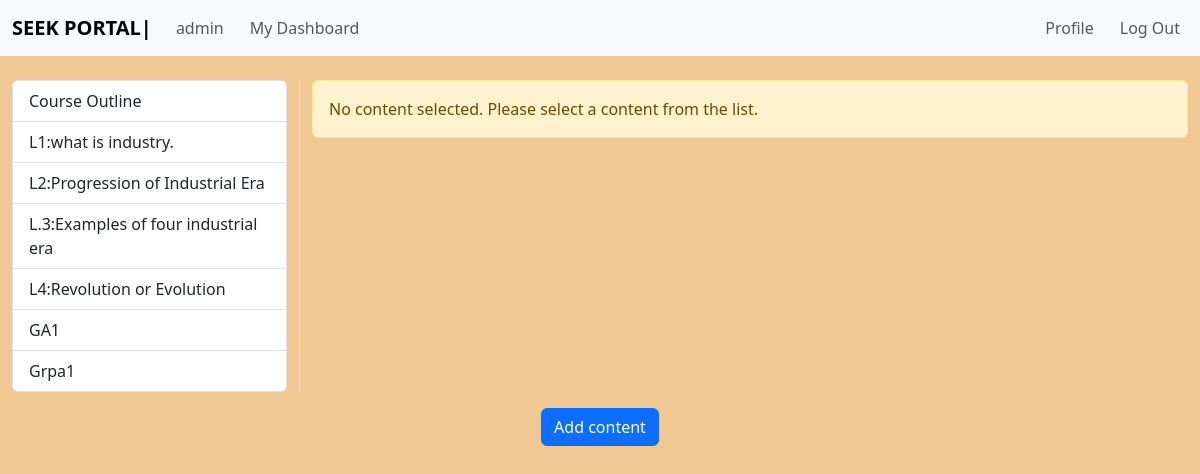
Before: /admin/1/contents (signed in) with the older database file.
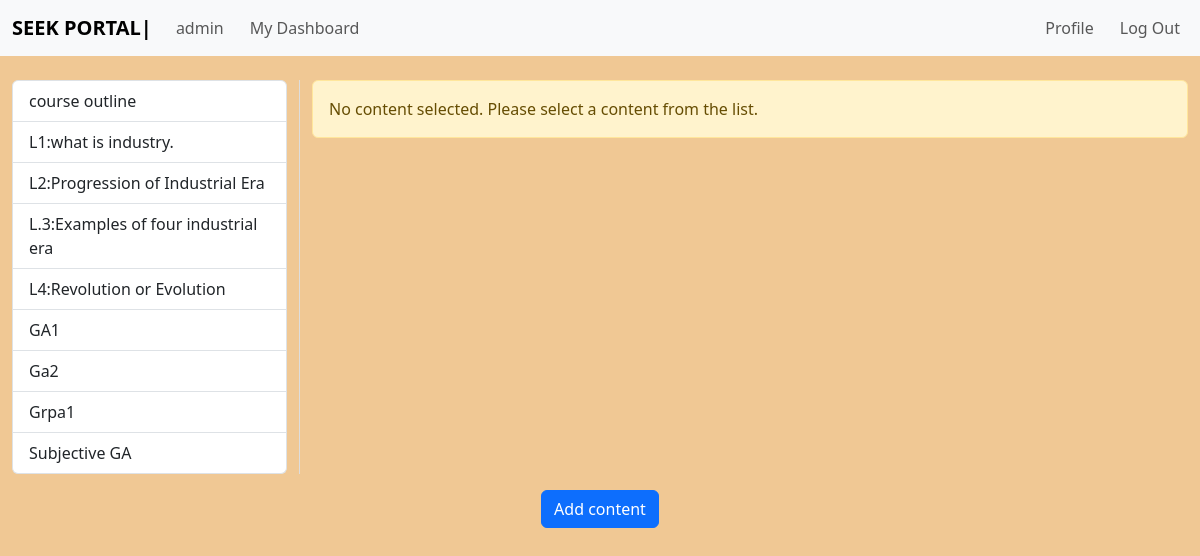
After: the same page with the newer database file.
### app.py (models this page shows)
class contents(db.Model):
    __tablename__ = "contents"
    content_id = db.Column(db.Integer, primary_key=True, autoincrement=True)
    content_name = db.Column(db.String(30), nullable=False)
    content_link = db.Column(db.String(50), nullable=False)
    content_transcript = db.Column(db.String(1000), nullable=False)
    content_course_id = db.Column(db.Integer, nullable=False)
    related_prompts = relationship("prompts", cascade="all, delete", backref=backref("content", cascade="all, delete"))

class MCQAssignment(db.Model):
    id = db.Column(db.Integer, primary_key=True)
    content_name = db.Column(db.String(30), nullable=False)
    question = db.Column(db.String(255), nullable=False)
    option_a = db.Column(db.String(100), nullable=False)
    option_b = db.Column(db.String(100), nullable=False)
    option_c = db.Column(db.String(100), nullable=False)
    option_d = db.Column(db.String(100), nullable=False)
    correct_answer = db.Column(db.String(100), nullable=False)
    course_id = db.Column(db.Integer, db.ForeignKey('course.course_id'), nullable=False)

class Coding(db.Model):
    question_id = db.Column(db.Integer, primary_key=True)
    coding_question = db.Column(db.String(255))
    content_name = db.Column(db.String(30), nullable=False)

class Subjective(db.Model):
    question_id = db.Column(db.Integer, primary_key=True)
    subjective_question = db.Column(db.String(255))
    content_name = db.Column(db.String(30), nullable=False)

### app.py (the view)
@app.route("/admin/<cat_id>/contents", methods=["GET", "POST"])
def admin_content(cat_id):
    if request.method == "GET":
        if session.get("logged_in"):
            admin_username = session["usr"]
            content_list = contents.query.filter_by(content_course_id=cat_id).all()
            mcq_assignments = MCQAssignment.query.filter_by(course_id=cat_id).all()
            coding_questions = Coding.query.all()
            subjective_questions = Subjective.query.all()  # Fetch all subjective questions
            selected_content_id = request.args.get("selected")
            selected_mcq_id = request.args.get("selected_mcq")
            selected_coding_id = request.args.get("selected_coding")
            selected_subjective_id = request.args.get("selected_subjective")  # New line for subjective question
            selected_content = contents.query.get(selected_content_id) if selected_content_id else None
            selected_mcq = MCQAssignment.query.get(selected_mcq_id) if selected_mcq_id else None
            selected_coding = Coding.query.get(selected_coding_id) if selected_coding_id else None
            selected_subjective = Subjective.query.get(selected_subjective_id) if selected_subjective_id else None  # Fetch selected subjective question
            return render_template(
                "contents.html",
                admin_username=admin_username,
                cat_id=cat_id,
                content_list=content_list,
                selected_content=selected_content,
                mcq_assignments=mcq_assignments,
                mcq_selected_content=selected_mcq,
                coding_questions=coding_questions,
                selected_coding=selected_coding,
                subjective_questions=subjective_questions,  # Pass subjective questions to template
                selected_subjective=selected_subjective  # Pass selected subjective question to template
            )
        return redirect("/admin_login")

### templates/contents.html (shortened to what this page needs)
{% extends "admin_base.html" %}
{% block usrname %}{{ admin_username }}{% endblock %}
{% block content %}
<div class="container-fluid mt-4">
  <div class="row">
    <div class="col-md-3" style="border-right: 1px solid #ddd;">
      <div class="list-group">
        {% for content in content_list %}
        <a href="?selected={{ content.content_id }}" class="list-group-item list-group-item-action {% if selected_content and content.content_id == selected_content.content_id %}active{% endif %}">
          {{ content.content_name }}
        </a>
        {% endfor %}
        {% for mcq in mcq_assignments %}
        <a href="?selected_mcq={{ mcq.id }}" class="list-group-item list-group-item-action {% if mcq_selected_content and mcq.id == mcq_selected_content.id %}active{% endif %}">
          {{ mcq.content_name }}
        </a>
        {% endfor %}
        {% for coding_q in coding_questions %}
        <a href="?selected_coding={{ coding_q.question_id }}" class="list-group-item list-group-item-action {% if selected_coding and coding_q.question_id == selected_coding.question_id %}active{% endif %}">
          {{ coding_q.content_name }}
        </a>
        {% endfor %}
        {% for subj in subjective_questions %}
        <a href="?selected_subjective={{ subj.question_id }}" class="list-group-item list-group-item-action {% if selected_subjective and subj.question_id == selected_subjective.question_id %}active{% endif %}">
          {{ subj.content_name }}
        </a>
        {% endfor %}
      </div>
    </div>
    <div class="col-md-9">
      {% if selected_content %}
      <div class="list-group-item mb-3" style="border: 1px solid #ddd; padding: 20px; background-color: #ffffff;">
        <div class="d-flex w-100 justify-content-between mb-3" style="border-bottom: 1px solid #ccc; padding-bottom: 10px;">
          <h5 class="mb-1" style="padding: 5px 10px; background-color: #f8f8f8; border-radius: 5px;">{{ selected_content.content_name }}</h5>
        </div>
        <div class="d-flex justify-content-center mb-3">
          {% if selected_content.content_link %}
          <div style="position: relative; width: 100%; max-width: 1000px; padding-bottom: 56.25%; height: 0; overflow: hidden; border: 1px solid #ccc; border-radius: 5px;">
            <iframe style="position: absolute; top: 0; left: 0; width: 100%; height: 100%;" src="https://www.youtube.com/embed/{{ selected_content.content_link }}" frameborder="0" allowfullscreen></iframe>
          </div>
          {% endif %}
        </div>
        <p class="mb-1" style="border-top: 1px solid #ccc; padding-top: 10px;">{{ selected_content.content_assignment }}</p>
        <p>Lecture Transcript</p>
        <p class="mb-1">{{ selected_content.content_transcript }}</p>
        <div class="d-flex justify-content-end mt-2">
          <a href="/admin/{{ cat_id }}/{{ selected_content.content_id }}/update" class="btn btn-warning mr-2" type="submit">Update content</a>
          <form action="/admin/{{ cat_id }}/{{ selected_content.content_id }}/delete" method="POST">
            <button class="btn btn-danger" type="submit">Delete content</button>
          </form>
        </div>
      </div>
      {% else %}
      <div class="alert alert-warning" role="alert">
        No content selected. Please select a content from the list.
      </div>
      {% endif %}
    </div>
  </div>
</div>
<div class="d-flex justify-content-center mt-3">
  <a href="/admin/{{ cat_id }}/create_content" class="btn btn-primary" type="submit">Add content</a>
</div>
{% endblock %}

### templates/admin_base.html (shortened to what this page needs)
<!DOCTYPE html>
<html lang="en">
<head>
  <link href="https://cdn.jsdelivr.net/npm/bootstrap@5.3.0-alpha1/dist/css/bootstrap.min.css" rel="stylesheet"
>
  <link rel="stylesheet" href="\static\css\flash_messages.css">
</head>
<body class="sinky">
  <nav class="navbar navbar-expand-lg bg-body-tertiary">
    <div class="container-fluid">
      <a class="navbar-brand"><b>SEEK PORTAL|</b> </a>
      <div class="collapse navbar-collapse" id="navbarSupportedContent">
        <ul class="navbar-nav">
          <li class="nav-item">
            <a class="nav-link" aria-current="page">{% block usrname %}{% endblock %}</a>
          </li>
          <li class="nav-item">
            <a class="nav-link" aria-current="page" href="/admin">My Dashboard</a>
          </li>
        </ul>
        <ul class="navbar-nav ml-auto">
          <li class="nav-item">
            <a class="nav-link" href="/a_profile">Profile</a>
          </li>
          <li class="nav-item">
            <a class="nav-link" href="/admin_logout" data-bs-target="#myModal" data-bs-toggle="modal">Log Out</a>
          </li>
        </ul>
      </div>
    </div>
  </nav>
  {% block content%}
  {% endblock%}
</body>
</html>

### static/css/flash_messages.css (style rules this page uses)
.sinky { background-color: rgb(240, 200, 148); }

### templates/admin_base.html (style rules this page uses)
.navbar-nav.ml-auto { margin-left: auto; }
.navbar-nav li { margin-right: 10px; }
.navbar-nav .nav-item:first-child { margin-left: auto; }
.navbar-nav .nav-item:last-child { margin-right: 0; }

Changed rows visible on the page:
changed contents: content_name "Course Outline" → "course outline"
added MCQAssignment: content_name "Ga2"
added Subjective: content_name "Subjective GA"
